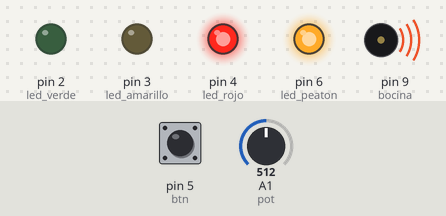
The sketch below on a simulated Arduino Uno, built with avr-gcc and run on an emulated ATmega328P. Shown: output pins drawn as LEDs (lit = HIGH), buzzer (waves = sounding). The inputs (shaded band) are chosen by the test bench; at power-on: A1 (pot) = 512, pin 5 (btn) HIGH.

Above: at 7.7 s.
7.8 s: A1 (pot) set to 122
At 11.1 s:
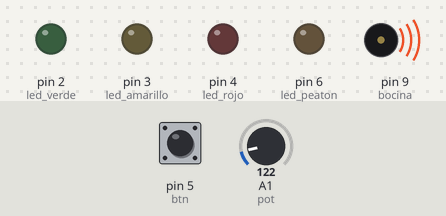
At 12.0 s:
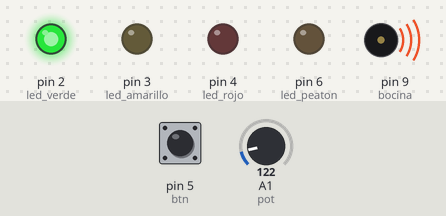
Timing chart, 0 to 30.6 s (numbered marks = the images above; inputs shaded):
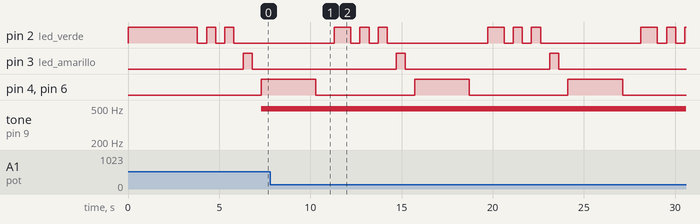

The sketch:

practica1.ino
```cpp
//Autor: Paul Adrian Padilla Guerrero
//Este codigo programa la secuencia de un semaforo, utiliza un potenciometro para que el usuario le asigne el tiempo de duracion al siga y un boton para el paso del peaton
//Ademas se agrego un timbre para el paso del peaton
//definicion de entradas de todos los dispositivos y variables
#define pot A1
#define bocina 9
#define led_verde 2
#define led_amarillo 3
#define led_rojo 4
#define btn   5
#define led_peaton 6

int valorPot= 0;
boolean valor_boton = HIGH;
float tiempo = 0;
float tiem=0;

void setup() {
  pinMode(led_verde, OUTPUT);
  pinMode(led_amarillo, OUTPUT);
  pinMode(led_rojo, OUTPUT);
  pinMode(led_peaton, OUTPUT);
  pinMode(bocina, OUTPUT);
  pinMode(btn, INPUT);
  Serial.begin(9600);
}


void loop() {
    digitalWrite(led_peaton,LOW);
    digitalWrite(led_rojo,LOW);
    //valorPot toma el valor del potenciometro y lo usa para darle tiempo al led verde
    valorPot=analogRead(pot)*3;
    //for para el tiempo que dura el led del semaforo en verde
     for(tiempo=0;tiempo <= valorPot;tiempo = tiempo + 0.01){
     digitalWrite(led_verde,HIGH);
      valor_boton = digitalRead(btn);
      //si se presiona el boton el tiempo del verde se termina y prende el verde del peaton
      while(valor_boton == LOW){
        digitalWrite(led_verde,LOW);
        digitalWrite(led_verde,HIGH);
        delay(500);
        digitalWrite(led_verde,LOW);
        delay(500);
        digitalWrite(led_verde,HIGH);
        delay(500);
        digitalWrite(led_verde,LOW);
        delay(500);
        digitalWrite(led_verde,HIGH);
        delay(500);
        digitalWrite(led_verde,LOW);
        delay(500);
        digitalWrite(led_amarillo,HIGH);
        delay(500);
        digitalWrite(led_amarillo,LOW);
        delay(500);
        analogWrite(bocina,128);
        digitalWrite(led_peaton,HIGH);
        digitalWrite(led_rojo,HIGH);
        delay(3000);
        analogWrite(bocina,LOW);
        digitalWrite(led_rojo,LOW);
        digitalWrite(led_peaton,LOW);
        delay(1000);
        valor_boton = HIGH;
        valorPot=analogRead(pot)*3;
      }
     }
      digitalWrite(led_verde,LOW);
      delay(500);
      digitalWrite(led_verde,HIGH);
      delay(500);
      digitalWrite(led_verde,LOW);
      delay(500);
      digitalWrite(led_verde,HIGH);
      delay(500);
      digitalWrite(led_verde,LOW);
      delay(500);
      digitalWrite(led_amarillo,HIGH);
      delay(500);
      digitalWrite(led_amarillo,LOW);
      delay(500);
      analogWrite(bocina,128);
      digitalWrite(led_rojo,HIGH);
      digitalWrite(led_peaton,HIGH);
      delay(3000);
      analogWrite(bocina,LOW);
      digitalWrite(led_rojo,LOW);
      digitalWrite(led_peaton,LOW);
      delay(1000);
}
```

Measured:
- after the input at 7.8 s, pin 3 (led_amarillo): alternates HIGH for 0.50 s and LOW for 7.9 s, starting after 6.9 s; pin 4 (led_rojo), pin 6 (led_peaton): alternates HIGH for 3.0 s and LOW for 5.4 s, starting after 7.9 s
- by itself, pin 2 (led_verde): repeats every 8.4 s: 2 × (LOW 0.50 s, HIGH 0.50 s), LOW 5.5 s, HIGH 0.91 s
